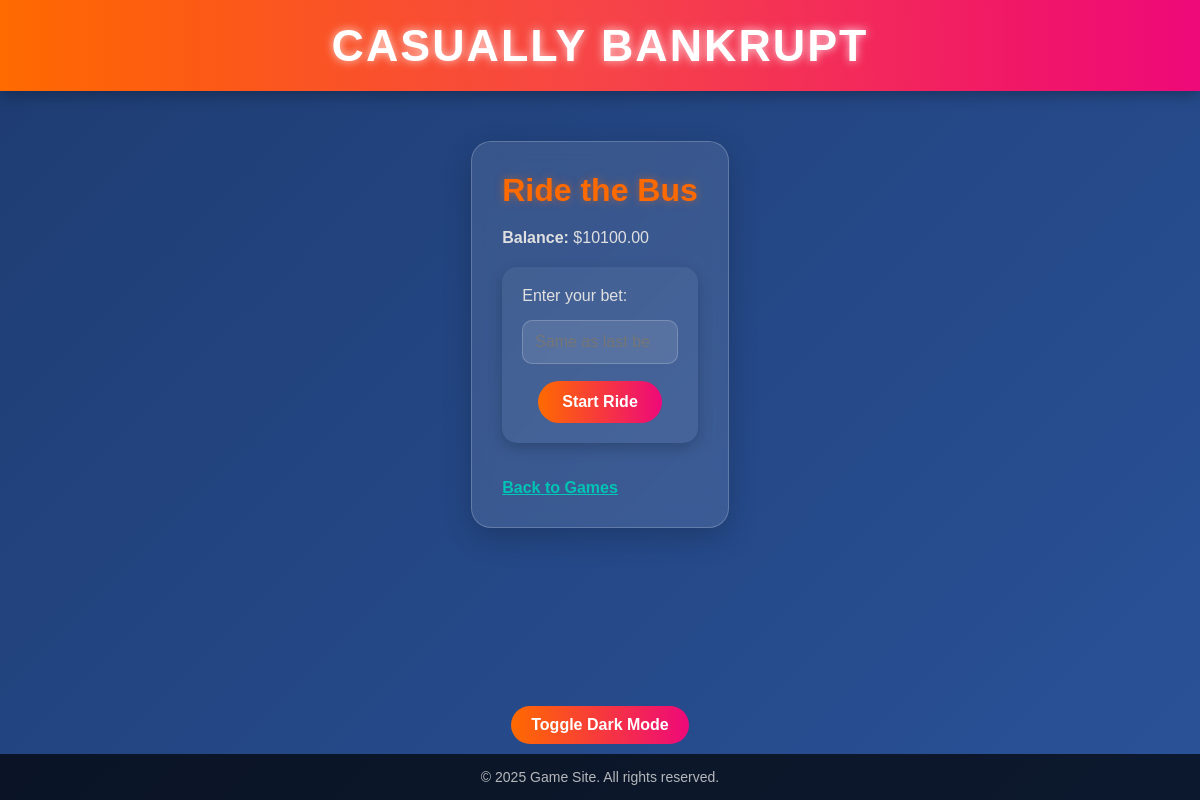
Page /games/rtb/ (signed in) on the earlier database version.
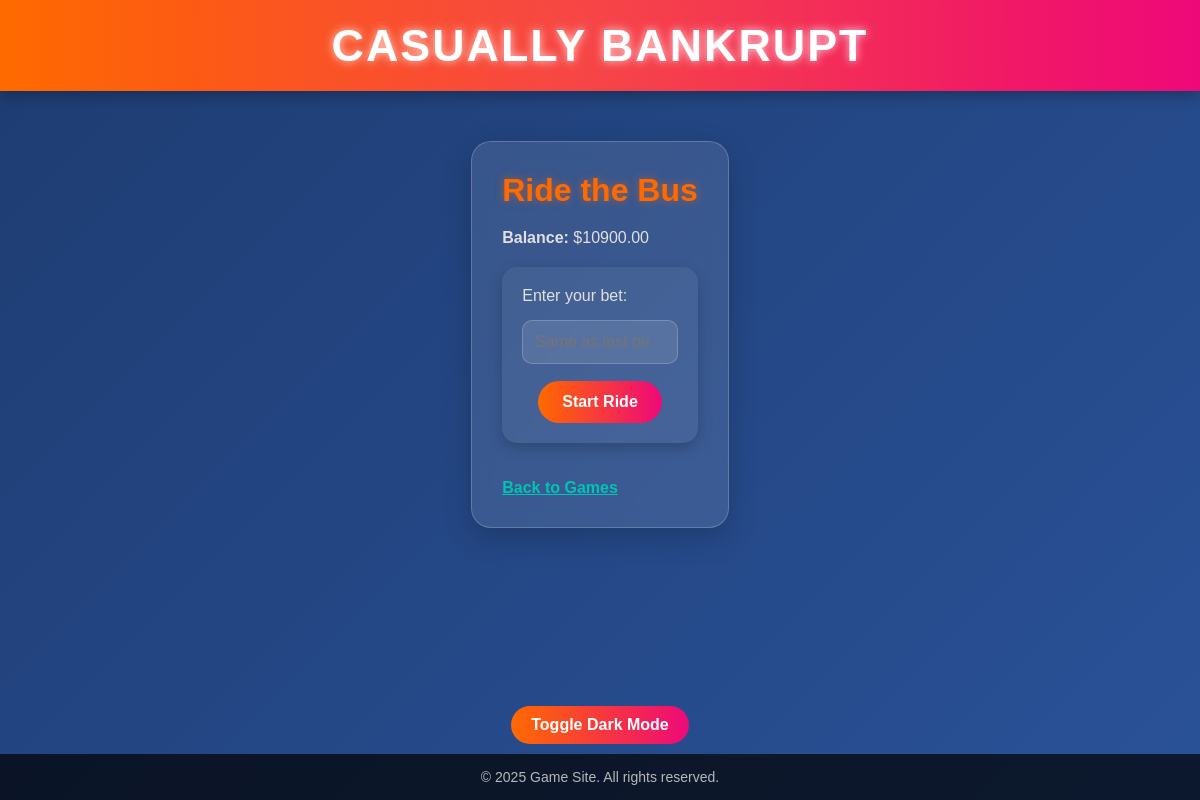
Same page on the later database version.
### accounts/models.py (models this page shows, shortened)
class UserProfile(models.Model):
    user = models.OneToOneField(User, on_delete=models.CASCADE)
    balance = models.DecimalField(default=100.00, max_digits=10, decimal_places=2)

### games/views.py (the view, shortened to what this page needs)
# urls.py: path('rtb/', views.ride_the_bus, name='ride_the_bus'),
def ride_the_bus(request):
    profile, _ = UserProfile.objects.get_or_create(user=request.user)
    session = request.session
    if request.GET.get("reset"):
        session_keys = [key for key in session.keys() if key.startswith("rtb_") and key != "rtb_bet"]
        for key in session_keys:
            del session[key]
        return redirect("ride_the_bus")
    return render(request, "games/ride_the_bus.html", {
        'balance': profile.balance,
        'start_game': 'rtb_stage' not in session,
        'stage': session.get('rtb_stage', 1),
        'cards': session.get('rtb_cards', []),
        'bet': session.get('rtb_bet', ''),
        'multiplier': session.get('rtb_multiplier', 1),
        'result': session.get('rtb_result', ''),
        'error': ''
    })

### templates/games/ride_the_bus.html (shortened to what this page needs)
{% extends 'base.html' %}
{% load static %}
{% block content %}
<h2>Ride the Bus</h2>
<p><strong>Balance:</strong> ${{ balance }}</p>
{% if result %}
  <div style="margin: 20px 0;">
    <p><strong>{{ result }}</strong></p>
    <div style="margin-top: 10px;">
      {% for card in cards %}
        <img src="{% static card.image_file %}" alt="{{ card.rank }}{{ card.suit }}" width="80">
      {% endfor %}
    </div>
    <br>
    <a href="?reset=true" class="btn">Play Again</a>
  </div>
{% elif start_game %}
  <form method="post" style="margin-top: 20px;">
    <label for="bet">Enter your bet:</label>
    <input type="number" name="bet" min="1" max="{{ balance }}" value="{{ bet|default:'' }}" placeholder="Same as last bet">
    <button name="action" value="Start">Start Ride</button>
  </form>
{% endif %}
<br><br>
<a href="{% url 'play' %}" style="text-decoration: underline;">Back to Games</a>
{% endblock %}

Differences in the rows shown:
changed UserProfile: balance "10100.00" → "10900.00"
